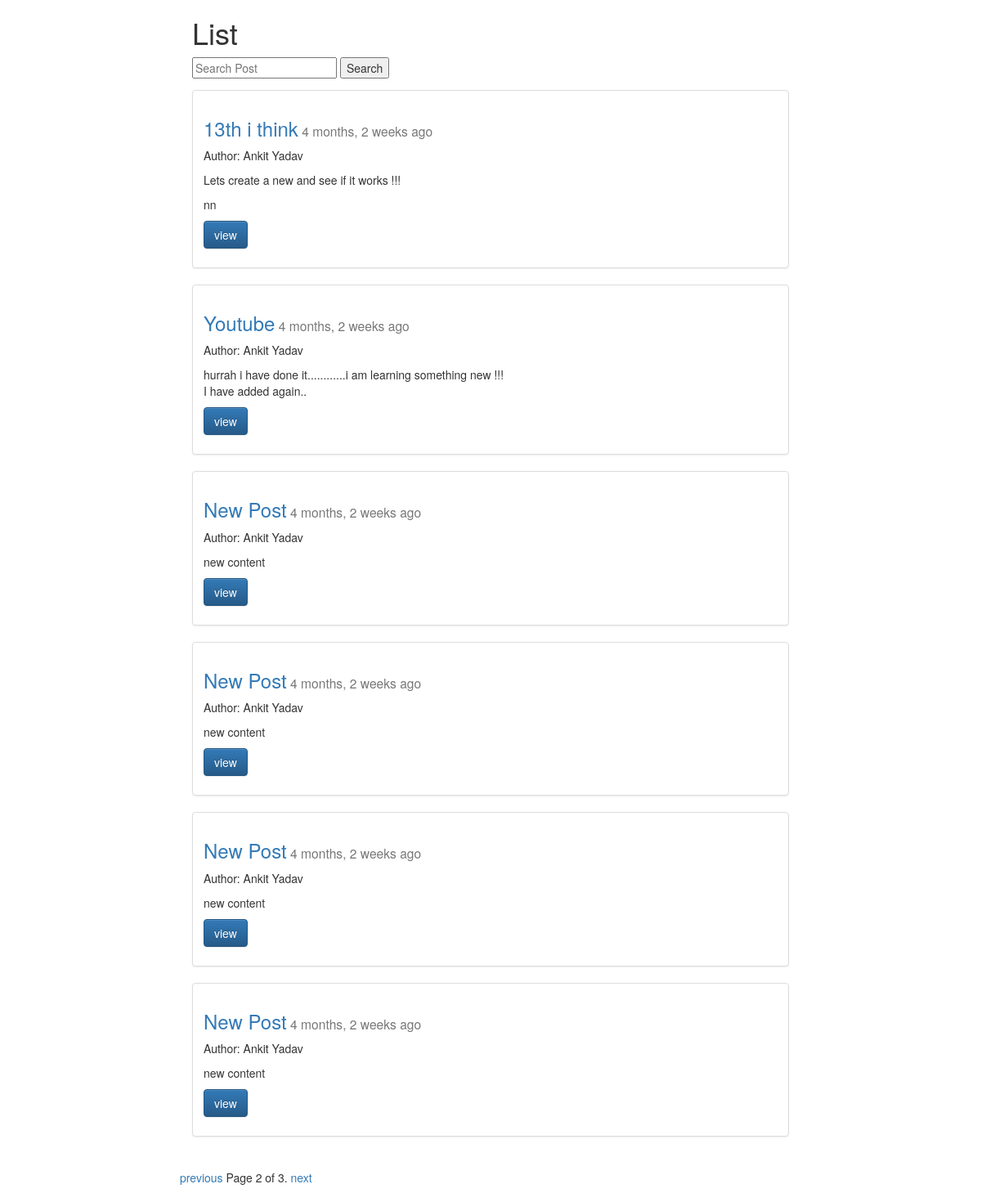
The app's page /posts/?page=2 with its own data.
### posts/models.py (models this page shows, shortened)
class Post(models.Model):
    user = models.ForeignKey(settings.AUTH_USER_MODEL,default=1)
    title= models.CharField(max_length=120)
    image=models.FileField(null=True,blank=True)
    content = models.TextField()
    updated = models.DateTimeField(auto_now=True,auto_now_add=False)
    timestamp =models.DateTimeField(auto_now=False,auto_now_add=True)

### posts/views.py (the view)
def post_list(request):
    queryset_list = Post.objects.all().order_by("-timestamp")
    query = request.GET.get("q")
    if query:
        queryset_list = queryset_list.filter(title__icontains=query)
    paginator = Paginator(queryset_list, 6)  # Show 25 contacts per page
    page = request.GET.get('page')
    try:
        queryset = paginator.page(page)
    except PageNotAnInteger:
        queryset = paginator.page(1)
    except EmptyPage:
        queryset = paginator.page(paginator.num_pages)
    context ={
        "obj_list":queryset,
        "title" : "List",
              }
    return render(request,"post_list.html",context)

### templates/post_list.html (shortened to what this page needs)
{% extends "base.html" %}
{%  block content %}
    <div class='col-sm-8 col-sm-offset-2'>
        <h1>{{ title }} </h1>
       <form method="get" action="" >
           <input type="text" name="q" placeholder="Search Post" />
           <input type="submit" value="Search" />
       </form>
     <div class="row">
     {% for obj in obj_list %}
  <div class="col-sm-12">
    <div class="thumbnail">
      <div class="caption">
        <h3> <a href='{% url "posts:detail" id=obj.id  %}'>{{ obj.title }}</a><small> {{ obj.timestamp |timesince}} ago </small> </h3>
        {% if obj.user.get_full_name %} Author: {{ obj.user.get_full_name }} {% endif %}
          <p>{{ obj.content |linebreaks | truncatechars:120}}</p>
        <p><a href="{% url "posts:detail" id=obj.id  %}" class="btn btn-primary" role="button">view</a> </p>
      </div>
    </div>
  </div>
      {% cycle " " "</div><div class='row'>" %}
     {% endfor %}
     <div class="pagination">
    <span class="step-links">
        {% if obj_list.has_previous %}
            <a href="?page={{ obj_list.previous_page_number }}">previous</a>
        {% endif %}
        <span class="current">
            Page {{ obj_list.number }} of {{ obj_list.paginator.num_pages }}.
        </span>
        {% if obj_list.has_next %}
            <a href="?page={{ obj_list.next_page_number }}">next</a>
        {% endif %}
    </span>
</div>
     </div>
    </div>
    {% endblock content%}

### templates/base.html (shortened to what this page needs)
{% load staticfiles %}
<html>
<head>
    <link rel='stylesheet' href='{% static "css/base.css" %}'/>
<link rel="stylesheet" href="https://maxcdn.bootstrapcdn.com/bootstrap/3.3.7/css/bootstrap.min.css"
>
<link rel="stylesheet" href="https://maxcdn.bootstrapcdn.com/bootstrap/3.3.7/css/bootstrap-theme.min.css"
>
</head>
<body>
<div class='container'>
    {%  block content %}
    {% endblock content%}
</div>
</body>
</html>

### posts/static/css/base.css (style rules this page uses)
h1 { color: aqua; }

### records on screen
Post: title "13th i think", timestamp "4 months, 2 weeks", user.get_full_name "Ankit Yadav", content "Lets create a new and see if it works !!! nn"
Post: title "Youtube", timestamp "4 months, 2 weeks", user.get_full_name "Ankit Yadav", content "hurrah i have done it............i am learning something new !!! I have added again.."
Post: title "New Post", timestamp "4 months, 2 weeks", user.get_full_name "Ankit Yadav", content "new content"
Post: title "New Post", timestamp "4 months, 2 weeks", user.get_full_name "Ankit Yadav", content "new content"
Post: title "New Post", timestamp "4 months, 2 weeks", user.get_full_name "Ankit Yadav", content "new content"
Post: title "New Post", timestamp "4 months, 2 weeks", user.get_full_name "Ankit Yadav", content "new content"

### other values on screen
{{ title }} "List"
{{ obj_list.number }} "2"
{{ obj_list.paginator.num_pages }} "3"
